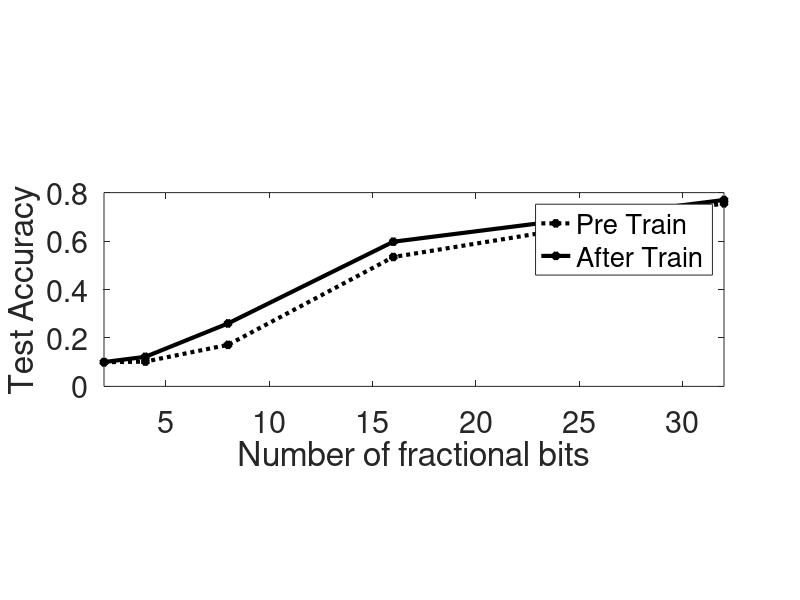

MATLAB code for this plot:
nbits = [2, 4, 8, 16, 32]
% nbits = [1, 2, 3, 4, 5, 6]
fp_pre_train_acc = [0.099659458, 0.10236378, 0.1713742, 0.53415465, 0.75580931];
fp_post_train_acc = [0.10036058, 0.1219952, 0.25981569, 0.59725559, 0.76963139];

figure
% subplot(2,1,1)
plot(nbits,fp_pre_train_acc, '*:black','LineWidth',3);
hold on
plot(nbits,fp_post_train_acc,'*-black','LineWidth',3);
lgd = legend('Pre Train', 'After Train');
set(lgd, 'FontSize', 22);
xlabel('Number of fractional bits','FontSize',22);
ylabel('Test Accuracy','FontSize',22);
set(gca,'fontsize',22);


x_width=3.25 ;y_width=1.125
set(gcf,'Units','normalized');
set(gcf,'Position',[0 0 x_width y_width]);
set(gca,'XLim',[2 32])
% set(gca,'yscale','log')

pbaspect([3.2 1 1])

